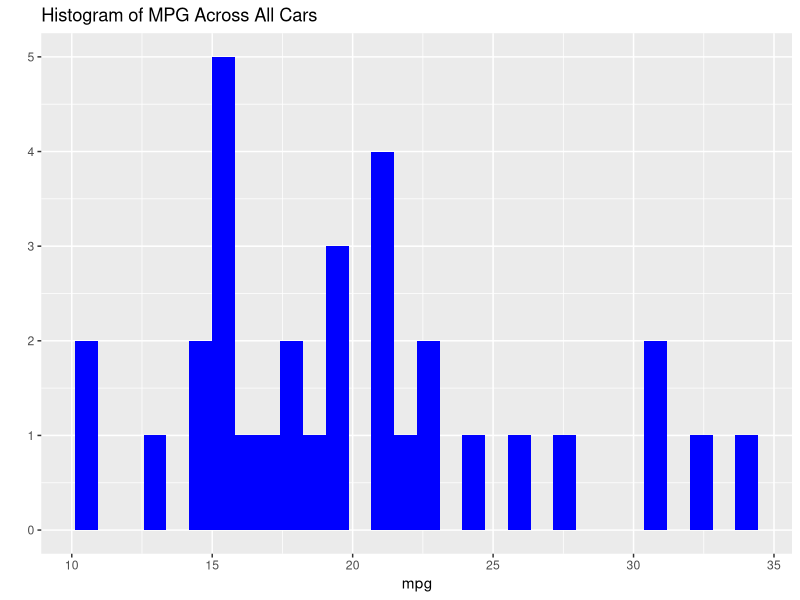
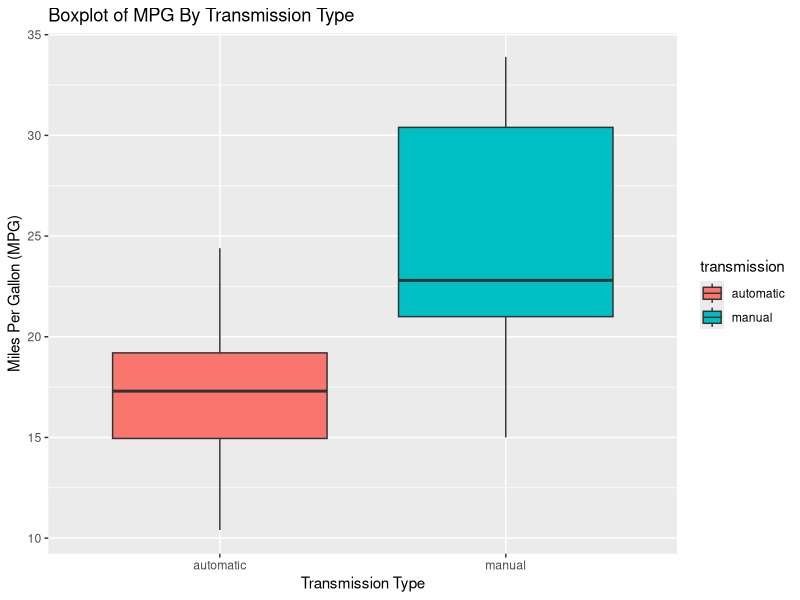
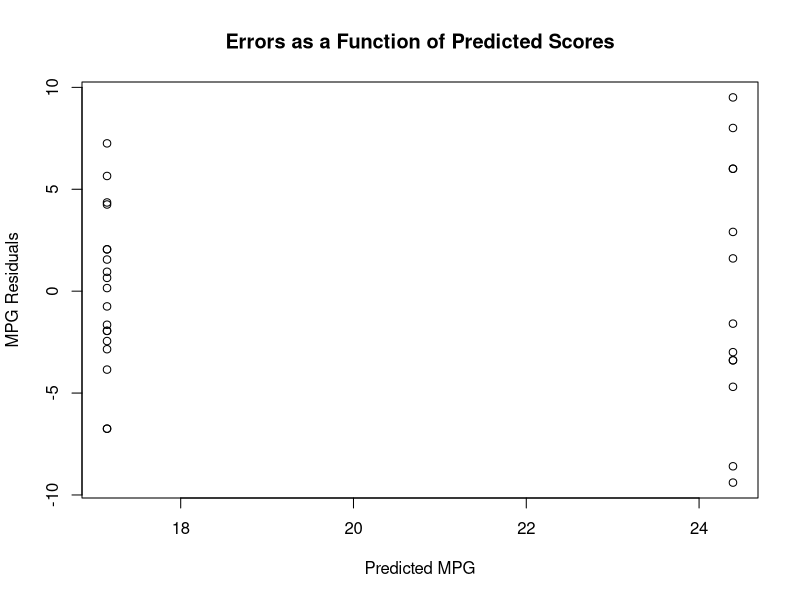

Source code (R) for these figures, in order:
## ---- chunk 1
data(mtcars)
## ---- chunk 2
summary(mtcars$mpg)

require(ggplot2)
g1 <- ggplot2::qplot(mpg, data = mtcars) + ggtitle("Histogram of MPG Across All Cars") +
  geom_histogram(fill="blue")
g1
## ---- chunk 3
require(ggplot2)
mtcars_amName <- transform(mtcars, transmission = 
                           sapply(mtcars$am, function(x) if (x == 0) {"automatic"} else {"manual"}))
g2 <- ggplot2::ggplot(mtcars_amName, aes(factor(transmission), mpg), color = factor(transmission))
g2 <- g2 + xlab("Transmission Type") + ylab("Miles Per Gallon (MPG)") + 
  ggtitle("Boxplot of MPG By Transmission Type")
g2 + geom_boxplot(aes(fill = transmission))
## ---- chunk 4
require(ggplot2)
fit1 <- lm(mpg ~ factor(transmission), data = mtcars_amName)
summary(fit1)$coef
plot(fitted(fit1), residuals(fit1), main = "Errors as a Function of Predicted Scores", xlab = "Predicted MPG", ylab = "MPG Residuals")
## ---- chunk 5
fit1 <- lm(mpg ~ factor(transmission), data = mtcars_amName)
fit2 <- lm(mpg ~ factor(transmission) + wt, data = mtcars_amName)
summary(fit2)$coef
anova(fit1, fit2)
## ---- chunk 6
summary(glm(mpg ~ factor(transmission) + wt, data = mtcars_amName, family="poisson"))
